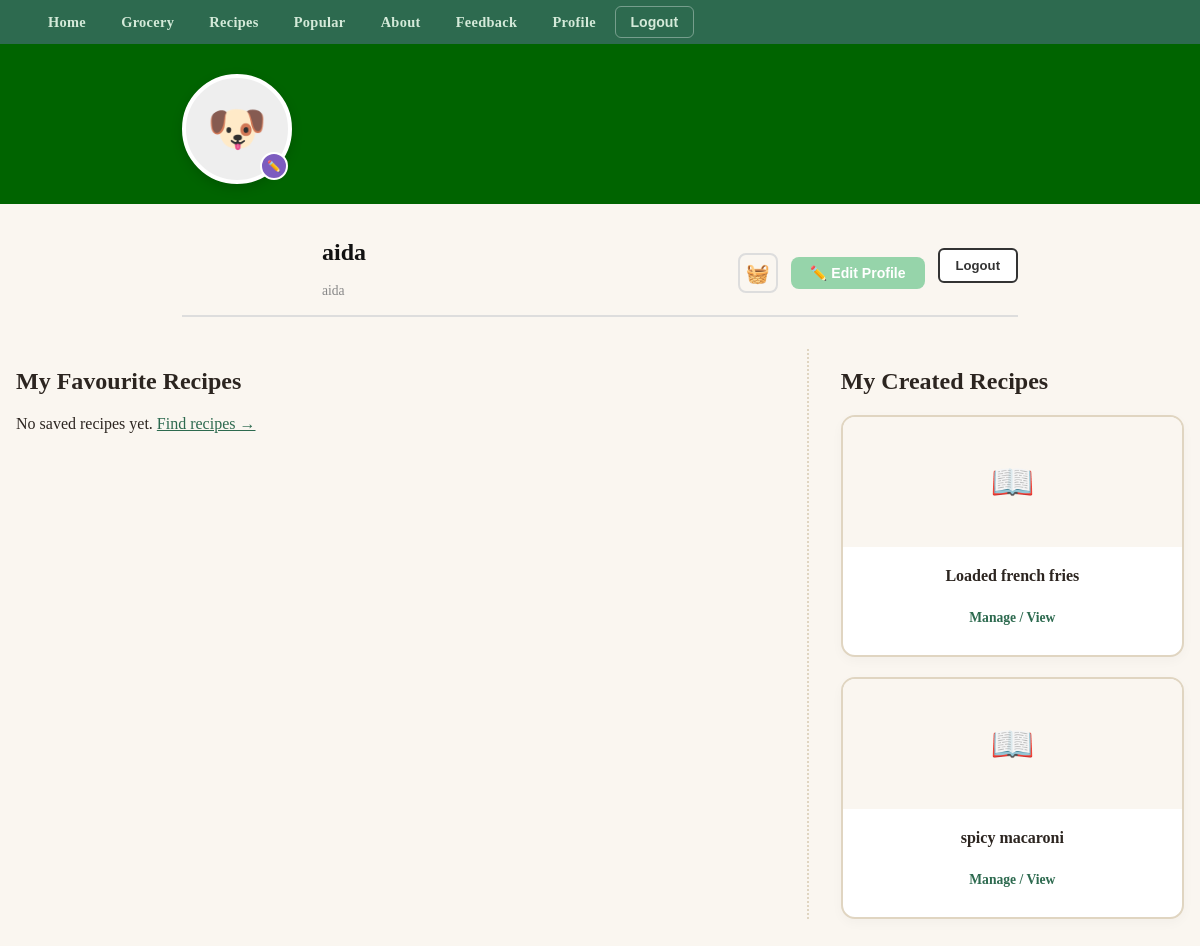
Page /profile/ (signed in) on the earlier database version.
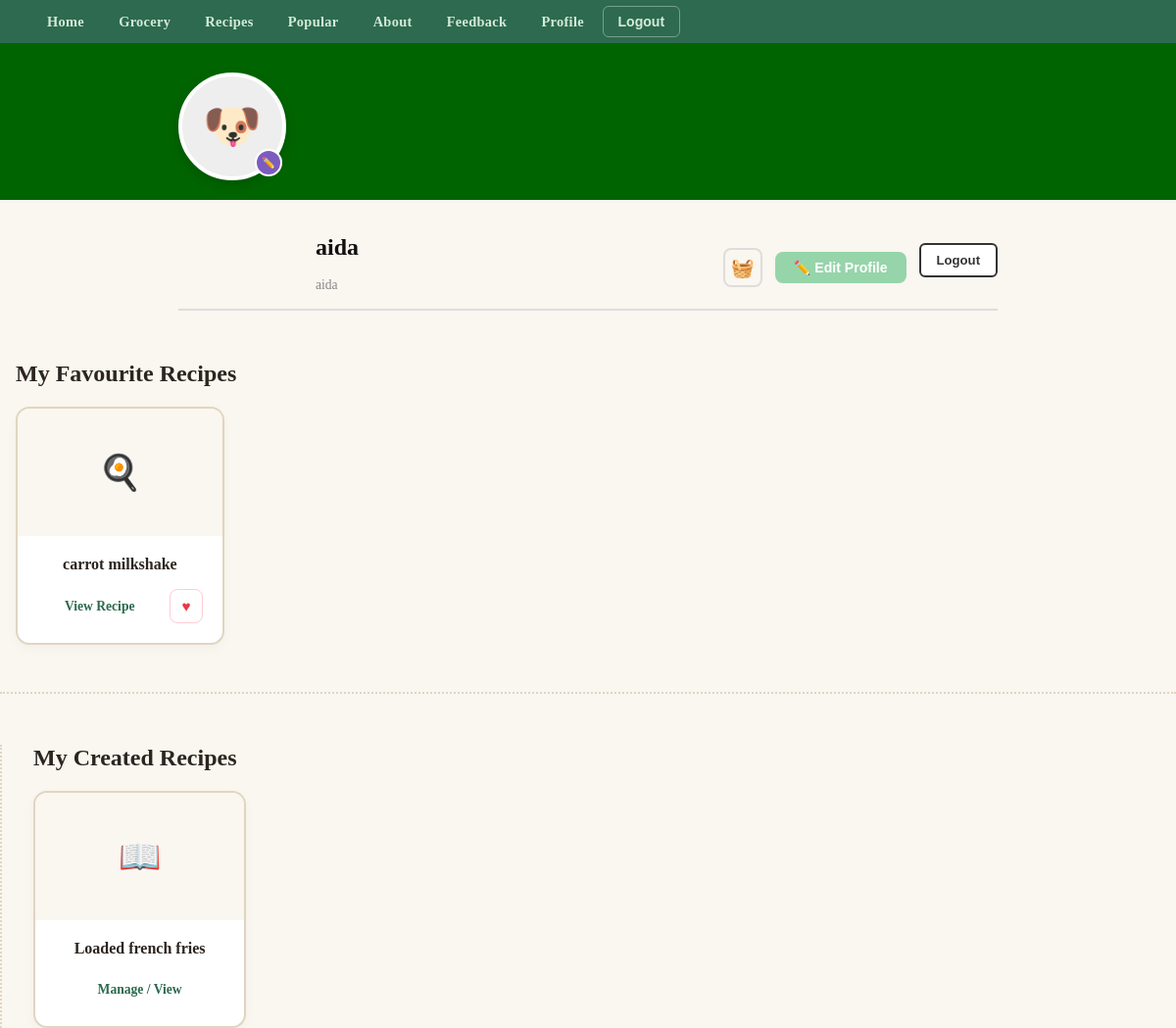
Same page on the later database version.
### pages/models.py (models this page shows, shortened)
class Recipe(models.Model):
    BUDGET_CHOICES = [
        ('low',    'Below RM5'),
        ('medium', 'RM5 – RM15'),
        ('high',   'Above RM15'),
    ]
    MEAL_TYPE_CHOICES = [
    ('breakfast', 'Breakfast'),
    ('lunch',     'Lunch'),
    ('dinner',    'Dinner'),
    ('snack',     'Snack'),
    ('dessert',   'Dessert'),
    ('drinks',    'Drinks'),
    ('other',     'Other'),
    ]
    meal_type = models.CharField(max_length=20, choices=MEAL_TYPE_CHOICES, default='other')
    name         = models.CharField(max_length=100)
    ingredients  = models.ManyToManyField(
        Ingredient,
        blank=True,
        related_name='recipes'
    )
    cooking_time = models.IntegerField()
    appliance    = models.CharField(max_length=100)
    instructions = models.TextField()
    image_url    = models.URLField(max_length=500, null=True, blank=True)
    is_halal     = models.BooleanField(default=True)
    budget       = models.CharField(
        max_length=10, choices=BUDGET_CHOICES, default='low'
    )
    filters      = models.ManyToManyField(RecipeFilter, blank=True)
    user         = models.ForeignKey(
        'pages.AppUser',
        on_delete=models.CASCADE,
        related_name='recipes'
    )

class FavouriteRecipe(models.Model):
    user   = models.ForeignKey(
        'pages.AppUser',
        on_delete=models.CASCADE,
        related_name='favourite_recipes'
    )
    recipe = models.ForeignKey(
        Recipe,
        on_delete=models.CASCADE,
        related_name='favourited_by'
    )
    class Meta:
        unique_together = ('user', 'recipe')

### pages/views.py (the view)
# urls.py: path("profile/", views.profile, name="profile"),
@login_required
def profile(request):
    favourites = FavouriteRecipe.objects.select_related('recipe').filter(user=request.user)
    my_recipes = Recipe.objects.filter(user=request.user)
    favourited_ids = set(favourites.values_list('recipe_id', flat=True))
    return render(request, 'pages/user_profile.html', {
        'user':           request.user,
        'favourites':     favourites,
        'my_recipes':     my_recipes,
        'favourited_ids': favourited_ids,
    })

### pages/templates/pages/user_profile.html (shortened to what this page needs)
{% extends 'pages/base.html' %}
{% block content %}
<div class="profile-banner"></div>
<div class="profile-header">
  <div class="avatar-wrapper">
    <div class="avatar" id="avatarDisplay">
      <span id="avatarEmoji">🐶</span>
    </div>
    <label class="avatar-edit-btn" title="Change photo">
      ✏️
    </label>
  </div>
  <div class="profile-info-row">
    <div class="profile-name">
      <h1 id="displayName">{{ user.username }}</h1>
      <span id="displayEmail">{{ user.email|default:user.username }}</span>
    </div>
    <div class="profile-actions">
      <a href="{% url 'grocery' %}" class="icon-btn" title="My Grocery List">🧺</a>
      <button class="btn-edit-profile" onclick="toggleEdit()">✏️ Edit Profile</button>
      <form method="POST" action="{% url 'logout' %}" style="display:inline;">
        <button type="submit" class="btn-logout">Logout</button>
      </form>
    </div>
  </div>
</div>
<div class = "profile-container">
  <div class="profile-section col-left">
    <h2>My Favourite Recipes</h2>
    {% if favourites %}
      <div class="fav-grid">
        {% for fav in favourites %}
          <div class="fav-card" id="fav-item-{{ fav.recipe.id }}">
            <div class="fav-img-wrapper">
              {% if fav.recipe.image_url %}
                <img src="{{ fav.recipe.image_url }}" alt="{{ fav.recipe.name }}">
              {% else %}
                <span class="fav-placeholder">🍳</span>
              {% endif %}
            </div>
            <div class="fav-card-content">
              <h4>{{ fav.recipe.name }}</h4>
              <div class="fav-card-actions">
                <a href="{% url 'recipe_detail' fav.recipe.id %}" class="cta_primary">View Recipe</a>
                <button class="btn-unfav-card" onclick="unfavourite(this, {{ fav.recipe.id }})">♥</button>
              </div>
            </div>
          </div>
      </div>
      {% endfor %}
    </div>
  {% else %}
    <p class="empty-msg">No saved recipes yet. <a href="{% url 'recipe_list' %}" style="color: var(--green-dark);">Find recipes →</a></p>
  {% endif %}
  </div>
  <div style="margin-top: 3rem; border-top: 2px dotted var(--tan); padding-top: 2rem;"></div>
  <div class="profile-section col-right">
  <h2>My Created Recipes</h2>
  {% if my_recipes %}
    <div class="fav-grid">
      {% for recipe in my_recipes %}
        <div class="fav-card">
          <div class="fav-img-wrapper">
            {% if recipe.image_url %}
              <img src="{{ recipe.image_url }}" alt="{{ recipe.name }}">
            {% else %}
              <span class="fav-placeholder">📖</span>
            {% endif %}
          </div>
          <div class="fav-card-content">
            <h4>{{ recipe.name }}</h4>
            <div class="fav-card-actions">
              <a href="{% url 'recipe_detail' recipe.id %}" class="cta_primary">Manage / View</a>
            </div>
          </div>
        </div>
      {% endfor %}
    </div>
  {% else %}
    <p class="empty-msg">You haven't uploaded any recipes yet.</p>
  {% endif %}
  </div>
</div>
{% endblock %}

Differences in the rows shown:
removed Recipe: name "spicy macaroni"
added FavouriteRecipe: recipe.name "carrot milkshake"
Other differences:
text no longer shown: "No saved recipes yet. Find recipes →"
